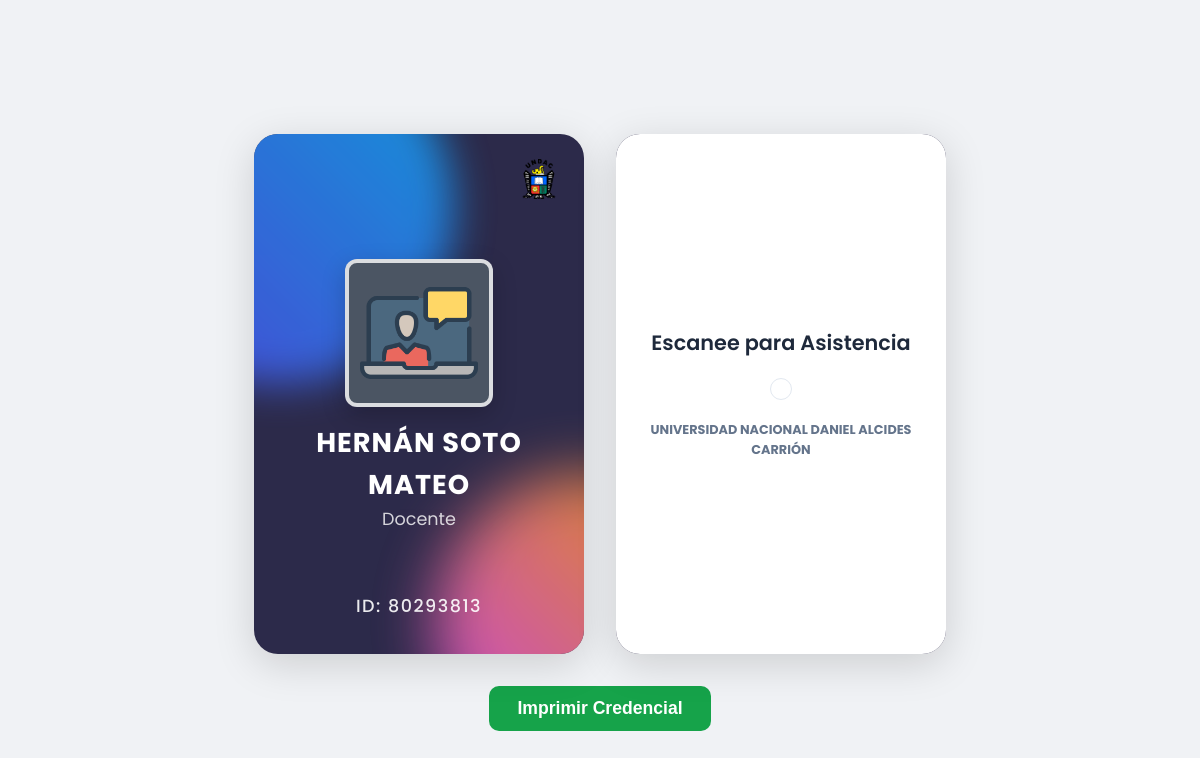
The page /credenciales/1/ (signed in) on the database its author committed.
### core/models.py (models this page shows, shortened)
class Docente(AbstractUser):
    DISPONIBILIDAD_CHOICES = [('COMPLETO', 'Tiempo Completo (Mañana y Tarde)'), ('MANANA', 'Solo Mañana'), ('TARDE', 'Solo Tarde')]
    dni = models.CharField(max_length=8, unique=True, db_index=True)
    especialidades = models.ManyToManyField(Especialidad, related_name="docentes")
    disponibilidad = models.CharField(max_length=20, choices=DISPONIBILIDAD_CHOICES, default='COMPLETO')
    id_qr = models.UUIDField(default=uuid.uuid4, editable=False, unique=True)
    foto = models.ImageField(upload_to='fotos_docentes/', null=True, blank=True, default='fotos_docentes/placeholder.png')

class ConfiguracionInstitucion(models.Model):
    nombre_institucion = models.CharField(max_length=255, help_text="El nombre oficial de la institución.")
    logo = models.ImageField(upload_to='configuracion/', help_text="Logo que aparecerá en las credenciales y reportes.")
    direccion = models.CharField(max_length=255, blank=True, help_text="Dirección física de la institución.")
    telefono = models.CharField(max_length=20, blank=True, help_text="Teléfono de contacto.")
    email_contacto = models.EmailField(blank=True, help_text="Email de contacto oficial.")
    facultad = models.ForeignKey(
        Carrera,
        on_delete=models.SET_NULL,
        null=True,
        blank=True,
        help_text="Seleccione la facultad o carrera principal para la cual se está configurando el sistema."
    )
    class Meta:
        verbose_name = "Configuración de la Institución"; verbose_name_plural = "Configuración de la Institución"
    @classmethod
    def load(cls):
        obj, created = cls.objects.get_or_create(pk=1)
        return obj

### core/views.py (the view)
# urls.py: path('credenciales/<int:docente_id>/', views.generar_credencial_docente, name='generar_credencial'),
@staff_member_required
def generar_credencial_docente(request, docente_id):
    docente = PersonalDocente.objects.get(id=docente_id)
    configuracion = ConfiguracionInstitucion.load()
    foto_url_absoluta = ''
    if docente.foto and hasattr(docente.foto, 'url'):
        foto_url_absoluta = request.build_absolute_uri(docente.foto.url)
    else:
        foto_url_absoluta = request.build_absolute_uri(static('placeholder.png'))
    logo_url_absoluto = ''
    if configuracion and configuracion.logo and hasattr(configuracion.logo, 'url'):
        logo_url_absoluto = request.build_absolute_uri(configuracion.logo.url)
    context = {
        'docente': docente,
        'configuracion': configuracion,
        'foto_url_absoluta': foto_url_absoluta,
        'logo_url_absoluto': logo_url_absoluto  # Pasamos la nueva variable del logo
    }
    return render(request, 'credencial.html', context)

### templates/credencial.html (shortened to what this page needs)
<!DOCTYPE html>
<html lang="es">
<head>
</head>
<body>
    <div class="credencial-container">
        <div class="credencial">
            <div class="card-background-shape shape-2"></div>
            <div class="card-content">
                <header class="header-section">
                    {% if configuracion.logo %}
                        <img src="{{ logo_url_absoluto }}" alt="Logo Institución">
                    {% endif %}
                </header>
                <main class="main-content">
                    <img src="{{ foto_url_absoluta }}" alt="Foto Docente" class="profile-pic">
                    <div class="docente-nombre">{{ docente.first_name }} {{ docente.last_name }}</div>
                    <div class="docente-cargo">Docente</div>
                </main>
                <footer class="footer-section">
                    <div class="docente-dni">ID: {{ docente.dni }}</div>
                </footer>
            </div>
        </div>
        <div class="credencial reverso">
             <div class="card-content">
                <div class="reverso-titulo">Escanee para Asistencia</div>
                <div id="qrcode"></div>
                <div class="reverso-texto">
                    <strong>{{ configuracion.nombre_institucion }}</strong><br>
                </div>
            </div>
        </div>
    </div>
    <button onclick="window.print()" class="print-button">Imprimir Credencial</button>
</body>
</html>

### templates/credencial.html (style rules this page uses)
body { font-family: 'Poppins', sans-serif; background-color: #f0f2f5; display: flex; flex-direction: column; justify-content: center; align-items: center; min-height: 100vh; margin: 0; padding: 2rem 0; }
.credencial-container { display: flex; gap: 2rem; flex-wrap: wrap; justify-content: center; }
.credencial { width: 330px; height: 520px; background: #2c2a4a; color: white; border-radius: 24px; box-shadow: 0 10px 40px rgba(0,0,0,0.15); position: relative; overflow: hidden; }
.card-background-shape { position: absolute; opacity: 0.9; z-index: 0; }
.shape-2 { bottom: -120px; right: -150px; width: 300px; height: 300px; background: linear-gradient(45deg, #d946ef, #f59e0b); border-radius: 50%; filter: blur(30px); }
.card-content { position: relative; z-index: 1; height: 100%; padding: 25px; box-sizing: border-box; display: flex; flex-direction: column; }
.header-section { display: flex; justify-content: flex-end; align-items: center; }
.header-section img { max-height: 40px; max-width: 90px; object-fit: contain; }
.main-content { flex-grow: 1; display: flex; flex-direction: column; justify-content: center; align-items: center; text-align: center; }
.profile-pic { width: 140px; height: 140px; border-radius: 12px; border: 4px solid rgba(255,255,255,0.8); object-fit: cover; background-color: #4b5563; box-shadow: 0 8px 25px rgba(0,0,0,0.2); }
.docente-nombre { margin-top: 15px; font-size: 1.7rem; font-weight: 700; text-transform: uppercase; letter-spacing: 1px; }
.docente-cargo { font-size: 1.1rem; font-weight: 400; opacity: 0.8; }
.footer-section { text-align: center; padding-bottom: 10px; }
.docente-dni { font-size: 1.1rem; font-weight: 500; letter-spacing: 1.5px; opacity: 0.9; }
.reverso .card-content { justify-content: center; align-items: center; background: #fff; color: #1e293b; }
.reverso-titulo { font-size: 1.3rem; font-weight: 600; margin-bottom: 20px; }
#qrcode { border: 1px solid #e2e8f0; border-radius: 12px; padding: 10px; }
.reverso-texto { margin-top: 20px; font-size: 0.8rem; text-align: center; color: #64748b; line-height: 1.6; }
.print-button { margin-top: 2rem; padding: 12px 28px; font-size: 1.1rem; background-color: #16a34a; color: white; border: none; border-radius: 10px; cursor: pointer; font-weight: 600; }

### rows shown on the page
Docente: first_name "HERNÁN", last_name "SOTO MATEO", dni "80293813"
ConfiguracionInstitucion: nombre_institucion "UNIVERSIDAD NACIONAL DANIEL ALCIDES CARRIÓN"
